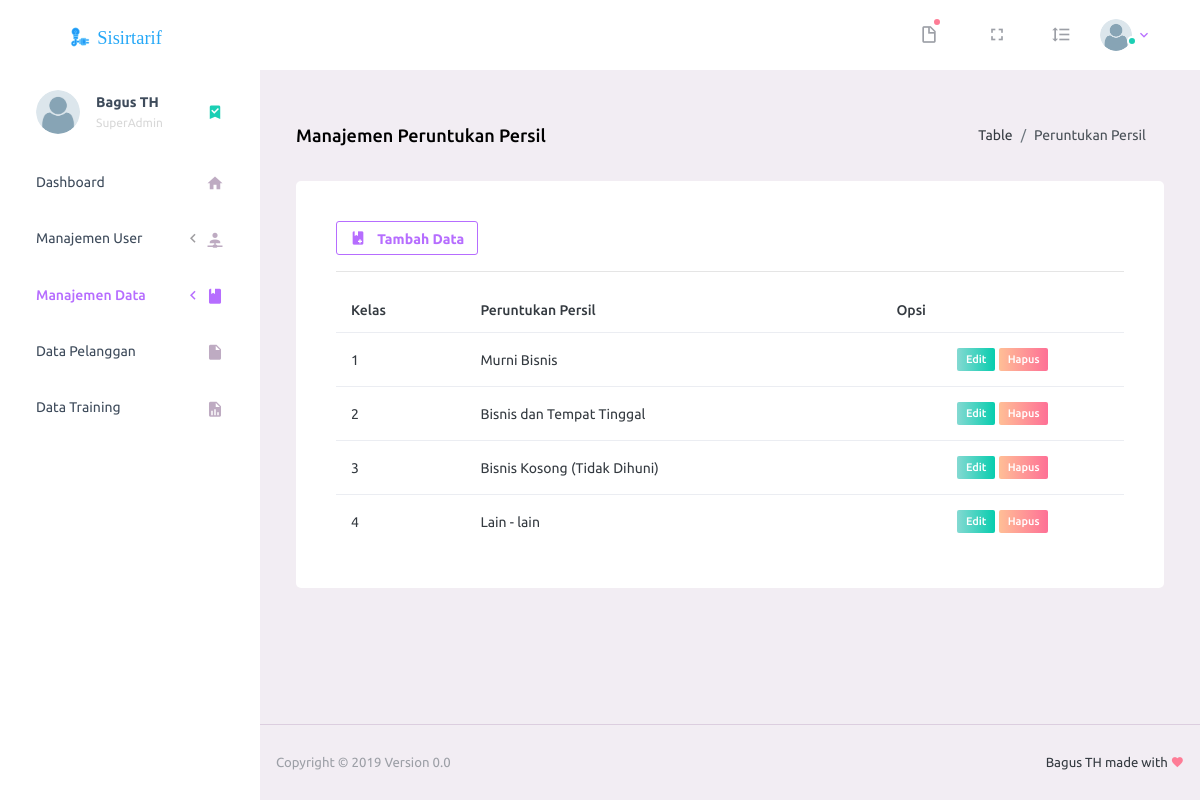
The app's page /?page=data_peruntukan_persil (signed in) with its own data.
### tables this page shows
CREATE TABLE `user` (
  `nik` int(11) NOT NULL,
  `nama_lengkap` varchar(100) NOT NULL,
  `email` varchar(50) NOT NULL,
  `no_telp` varchar(20) NOT NULL,
  `jenis_kelamin` enum('Pria','Wanita') NOT NULL,
  `alamat` text NOT NULL,
  `gambar` varchar(100) NOT NULL,
  `username` varchar(100) NOT NULL,
  `password` varchar(100) NOT NULL,
  `pass` varchar(100) NOT NULL,
  `hak_akses` enum('SuperAdmin','Admin','Karyawan') NOT NULL,
  `status` enum('Aktif','Tidak Aktif') NOT NULL,
  `tgl_buat` varchar(50) NOT NULL
);

CREATE TABLE `data_peruntukan_persil` (
  `id_pp` int(11) NOT NULL,
  `id_peruntukan_persil` int(11) NOT NULL,
  `peruntukan_persil` varchar(100) NOT NULL
);

### inc/data_peruntukan_persil.php (the view, shortened to what this page needs)
<?php
$sql_peruntukan_persil = mysqli_query($db, "SELECT * FROM data_peruntukan_persil ") or die ($db->error);
?>
<?php if (@$_GET['action'] == ''): ?>
  <div class="content-wrapper">
    <div class="page-header">
      <h3 class="page-title">
        Manajemen Peruntukan Persil
      </h3>
      <nav aria-label="breadcrumb">
        <ol class="breadcrumb">
          <li class="breadcrumb-item">Table</li>
          <li class="breadcrumb-item active" aria-current="page">Peruntukan Persil</li>
        </ol>
      </nav>
    </div>
    <div class="row">
      <div class="col-12 grid-margin">
        <div class="card">
          <div class="card-body">
            <a href="?page=data_peruntukan_persil&action=tambah_peruntukan_persil" class="btn btn-outline-primary btn-icon-text btn-sm">
              <i class="mdi mdi mdi-book-plus btn-icon-prepend"></i>
              Tambah Data
            </a>
            <hr>
            <div class="table-responsive ">
              <table class="table" id="myTable">
                <thead>
                  <tr>
                    <th>Kelas</th>
                    <th>Peruntukan Persil</th>
                    <th>Opsi</th>
                  </tr>
                </thead>
                <tbody>
                  <?php while($data_peruntukan_persil = mysqli_fetch_array($sql_peruntukan_persil)) { ?>
                    <tr>
                      <td><?= $data_peruntukan_persil['id_peruntukan_persil']; ?></td>
                      <td><?= $data_peruntukan_persil['peruntukan_persil']; ?></td>
                      <td align="center">
                        <a href="?page=data_peruntukan_persil&action=edit_peruntukan_persil&id_pp=<?= $data_peruntukan_persil['id_pp']; ?>" class="badge badge-gradient-success" style="text-decoration: none;">Edit</a>
                        <a href="?page=data_peruntukan_persil&action=hapus_peruntukan_persil&id_pp=<?php echo $data_peruntukan_persil['id_pp']; ?>" class="badge badge-gradient-danger tombol-hapus" style="text-decoration: none;">Hapus</a>
                      </td>
                    </tr>
                  <?php } ?>
                </tbody>
              </table>
            </div>
          </div>
        </div>
      </div>
    </div>
  </div>
<?php endif; ?>

### index.php (shortened to what this page needs)
<?php
include "+koneksi.php";
if(@$_SESSION['superadmin'] || @$_SESSION['admin'] || @$_SESSION['karyawan']) {
  ?>
  <!DOCTYPE html>
  <html lang="en">
  <head>
    <link rel="stylesheet" href="vendors/iconfonts/mdi/css/materialdesignicons.min.css">
    <link rel="stylesheet" href="vendors/css/vendor.bundle.base.css">
    <link rel="stylesheet" href="css/style.css">
    <link rel="stylesheet" type="text/css" href="https://cdn.datatables.net/v/bs4/dt-1.10.18/datatables.min.css"/>
  </head>
  <?php
  if(@$_SESSION['superadmin']) {
    $sql_terlogin = mysqli_query($db, "SELECT * FROM user WHERE nik = '$_SESSION[superadmin]' ") or die ($db->error);
    $data_terlogin = mysqli_fetch_array($sql_terlogin);
  } elseif (@$_SESSION['admin']) {
    $sql_terlogin = mysqli_query($db, "SELECT * FROM user WHERE nik = '$_SESSION[admin]' ") or die ($db->error);
    $data_terlogin = mysqli_fetch_array($sql_terlogin);
  } else {
    $sql_terlogin = mysqli_query($db, "SELECT * FROM user WHERE nik = '$_SESSION[karyawan]' ") or die ($db->error);
    $data_terlogin = mysqli_fetch_array($sql_terlogin);
  }
  ?>
  <body>
    <div class="container-scroller">
      <nav class="navbar default-layout-navbar col-lg-12 col-12 p-0 fixed-top d-flex flex-row">
        <div class="text-center navbar-brand-wrapper d-flex align-items-center justify-content-center">
          <a class="navbar-brand brand-logo" href="./"><img src="images/logo.svg" alt="logo"/></a>
        </div>
        <div class="navbar-menu-wrapper d-flex align-items-stretch">
          <ul class="navbar-nav navbar-nav-right">
            <?php if ($data_terlogin['hak_akses'] != 'Karyawan'): ?>
              <?php
              $sql_notif = mysqli_query($db, "SELECT * FROM pelanggan JOIN user ON pelanggan.nik = user.nik WHERE hits = '1' LIMIT 5 ");
              ?>
              <li class="nav-item dropdown">
                <a class="nav-link count-indicator dropdown-toggle" id="messageDropdown" data-toggle="dropdown" aria-expanded="false">
                  <i class="mdi mdi-file-outline"></i>
                  <?php
                  if (mysqli_num_rows($sql_notif) > 0) {
                    ?>
                    <span class="count-symbol bg-warning"></span>
                    <div class="dropdown-menu dropdown-menu-right navbar-dropdown preview-list" aria-labelledby="messageDropdown">
                      <h6 class="p-1 mb-0">Data Masuk</h6>
                      <?php
                    } else { ?>
                      <span class="count-symbol bg-danger"></span>
                        <?php
                      }
                      ?>
                    </a>
                  </div>
              <?php endif ?>
              <li class="nav-item d-none d-lg-block full-screen-link">
                <a class="nav-link">
                  <i class="mdi mdi-fullscreen" id="fullscreen-button"></i>
                </a>
              </li>
              <li class="nav-item nav-settings d-none d-lg-block">
                <a class="nav-link" href="#">
                  <i class="mdi mdi-format-line-spacing"></i>
                </a>
              </li>
              <li class="nav-item nav-profile dropdown">
                <a class="nav-link dropdown-toggle" id="profileDropdown" href="#" data-toggle="dropdown" aria-expanded="false">
                  <div class="nav-profile-img">
                    <img src="images/foto/<?= ucfirst($data_terlogin['gambar']); ?>" alt="image">
                    <span class="availability-status online"></span>
                  </div>
                </a>
              </li>
          </div>
        <div class="container-fluid page-body-wrapper">
          <nav class="sidebar sidebar-offcanvas" id="sidebar">
            <ul class="nav">
              <li class="nav-item nav-profile">
                <a href="?page=users_detail" class="nav-link">
                  <div class="nav-profile-image">
                    <img src="images/foto/<?= ucfirst($data_terlogin['gambar']); ?>" alt="profile">
                  </div>
                  <div class="nav-profile-text d-flex flex-column">
                    <span class="font-weight-bold mb-2"><?php echo ucfirst($data_terlogin['nama_lengkap']); ?></span>
                    <span class="text-secondary text-small"><?php echo ucfirst($data_terlogin['hak_akses']); ?></span>
                  </div>
                  <i class="mdi mdi-bookmark-check text-success nav-profile-badge"></i>
                </a>
              </li>
              <li class="nav-item <?php if(@$_GET['page'] == '') { echo 'active'; } ?>">
                <a class="nav-link" href="./">
                  <span class="menu-title">Dashboard</span>
                  <i class="mdi mdi-home menu-icon"></i>
                </a>
              </li>
              <?php if ($data_terlogin['hak_akses'] != 'Karyawan'): ?>
                <li class="nav-item <?php if(@$_GET['page'] == 'user_admin') { echo 'active'; } elseif(@$_GET['page'] == 'user_karyawan') { echo 'active'; }  ?>">
                  <a class="nav-link" data-toggle="collapse" href="#ui-basic" aria-expanded="false" aria-controls="ui-basic">
                    <span class="menu-title">Manajemen User</span>
                    <i class="menu-arrow"></i>
                    <i class="mdi mdi-account-network menu-icon"></i>
                  </a>
                        </li>
                        <li class="nav-item <?php if(@$_GET['page'] == 'data_tarif_daya') { echo 'active'; } elseif(@$_GET['page'] == 'data_peruntukan_persil') { echo 'active'; }  ?>">
                          <a class="nav-link" data-toggle="collapse" href="#ui-basic1" aria-expanded="false" aria-controls="ui-basic">
                            <span class="menu-title">Manajemen Data</span>
                            <i class="menu-arrow"></i>
                            <i class="mdi mdi-book menu-icon"></i>
                          </a>
                            </li>
                          <?php endif ?>
                          <li class="nav-item <?php if(@$_GET['page'] == 'data_pelanggan') { echo 'active'; } ?>">
                            <a class="nav-link" href="?page=data_pelanggan">
                              <span class="menu-title">Data Pelanggan</span>
                              <i class="mdi mdi-file menu-icon"></i>
                            </a>
                          </li>
                          <?php if ($data_terlogin['hak_akses'] == 'SuperAdmin'): ?>
                            <li class="nav-item <?php if(@$_GET['page'] == 'data_training') { echo 'active'; } ?>">
                              <a class="nav-link" href="?page=data_training">
                                <span class="menu-title">Data Training</span>
                                <i class="mdi mdi-file-chart menu-icon"></i>
                              </a>
                            </li>
                          <?php endif ?>
                        </ul>
                      </nav>
                      <div class="main-panel">
                       <?php
                       if(@$_GET['page'] == '') {
                        include "inc/dashboard.php";
                      } else if(@$_GET['page'] == 'user_admin') {
                        include "inc/user_admin.php";
                      } else if(@$_GET['page'] == 'user_karyawan') {
                        include "inc/user_karyawan.php";
                      } else if(@$_GET['page'] == 'users_detail') {
                        include "inc/users_detail.php";
                      } else if(@$_GET['page'] == 'user_detail') {
                        include "inc/user_detail.php";
                      } else if(@$_GET['page'] == 'data_tarif_daya') {
                        include "inc/data_tarif_daya.php";
                      } else if(@$_GET['page'] == 'data_peruntukan_persil') {
                        include "inc/data_peruntukan_persil.php";
                      } else if(@$_GET['page'] == 'data_pelanggan') {
                        include "inc/data_pelanggan.php";
                      } else if(@$_GET['page'] == 'data_pelanggan_manajemen') {
                        include "inc/data_pelanggan_manajemen.php";
                      } else if(@$_GET['page'] == 'data_pelanggan_detail') {
                        include "inc/data_pelanggan_detail.php";
                      } else if(@$_GET['page'] == 'data_pelanggan_proses') {
                        include "inc/data_pelanggan_proses.php";
                      } else if(@$_GET['page'] == 'data_training') {
                        include "inc/data_training.php";
                      } else if(@$_GET['page'] == 'manajemen_alat') {
                        include "inc/manajemen_alat.php";
                      } else {
                        include "inc/error-404.php";
                      } ?>
                      <footer class="footer">
                        <div class="d-sm-flex justify-content-center justify-content-sm-between">
                          <span class="text-muted text-center text-sm-left d-block d-sm-inline-block">Copyright © 2019 Version 0.0</span>
                          <span class="float-none float-sm-right d-block mt-1 mt-sm-0 text-center">Bagus TH made with <i class="mdi mdi-heart text-danger"></i></span>
                        </div>
                      </footer>
                    </div>
                  </div>
              </body>
              </html>
              <?php
            } else {
              include "login.php";
            }
            ?>

### records on screen
user: nama_lengkap "Bagus TH", hak_akses "SuperAdmin"
data_peruntukan_persil: id_peruntukan_persil "1", peruntukan_persil "Murni Bisnis"
data_peruntukan_persil: id_peruntukan_persil "2", peruntukan_persil "Bisnis dan Tempat Tinggal"
data_peruntukan_persil: id_peruntukan_persil "3", peruntukan_persil "Bisnis Kosong (Tidak Dihuni)"
data_peruntukan_persil: id_peruntukan_persil "4", peruntukan_persil "Lain - lain"
